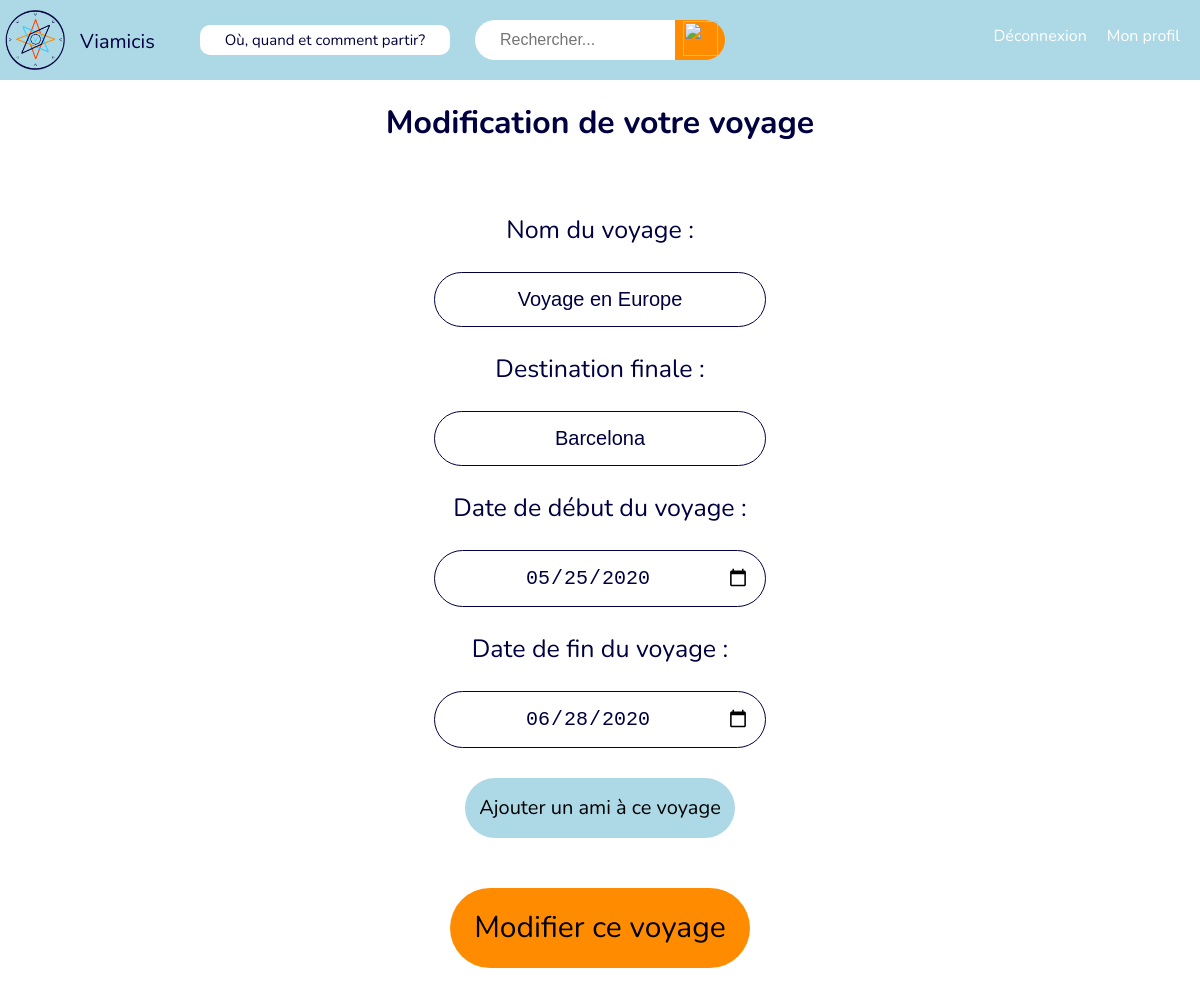
Screenshot of /modifier_voyage.php?trip_id=50 (signed in) with the database file from the repository.
### tables this page shows
CREATE TABLE `trips` (
  `trip_id` int(11) NOT NULL,
  `trip_name` varchar(256) NOT NULL,
  `date_beginning` date DEFAULT NULL,
  `date_end` date DEFAULT NULL,
  `location` varchar(256) DEFAULT NULL,
  `creator_id` int(11) NOT NULL
);

### bd/web_voyageDB.php (called while the page is built, shortened)
<?php
class web_voyageDB {
    private $host    = 'localhost';
    private $name    = 'web_voyage';
    private $user    = 'root';
    private $pass    = '';
    private $connexion;
    function __construct($host = null, $name = null, $user = null, $pass = null){
        try{
            $this->connexion = new PDO('mysql:host=' . $this->host . ';dbname=' . $this->name,
                $this->user, $this->pass, array(PDO::MYSQL_ATTR_INIT_COMMAND =>'SET NAMES UTF8',
                PDO::ATTR_ERRMODE => PDO::ERRMODE_WARNING));
        }catch (PDOException $e){
            echo 'Erreur : Impossible de se connecter a la BDD !';
            die();
        }
    }
    public function query($sql, $data = array()){
        $req = $this->connexion->prepare($sql);
        $req->execute($data);
        return $req;
    }
}
$DB = new web_voyageDB();
?>

### modifier_voyage.php (the view, shortened to what this page needs)
  <?php
  include('bd/web_voyageDB.php');
  if (isset($_GET['trip_id'])) {
    $trip = $DB->query("SELECT * FROM trips WHERE trip_id = $_SESSION[trip_id]");
    $trip = $trip->fetch();
  }
  ?>
<!DOCTYPE html>
<html lang="fr">
<head>
  <link type="text/css" rel="stylesheet" href="style.css">
</head>
<body>
  <div id="barre">
    <a id="nom_site" href="accueil.html">
      <img id="logo" src="images/logo web2.png" />
      <gf-specimen-header id="header"> Viamicis </gf-specimen-header>
    </a>
    <div id="dropdown">
      <button id="boutonmenuprincipal">Où, quand et comment partir?</button>
    </div>
    <div id="box">
      <form action="recherche.php" method="GET">
        <input id="texte_recherche" type="search" name="recherche" placeholder="Rechercher...">
        <button type="submit" id="bouton_recherche">
          <img id="icone_recherche" src="https://img.icons8.com/dotty/80/000000/search.png" />
        </button>
      </form>
    </div>
    <p id="profil"><a href="profil.php">Mon profil</a></p>
    <p id="deconnexion"> <a href="deconnexion.php">Déconnexion</a></p>
  </div>
  <?php
  if (empty($confirmation)) {
  ?>
    <div id="encart_choix_etape">
      <h1>Modification de votre voyage</h1>
      <br>
      <form method="GET" action="modifier_voyage.php?trip_id=<?= $trip['trip_id'] ?>">
        <p class="p_choix_etape"> Nom du voyage :</p>
        <input class="input_choix_etape" name="nom_voyage" type="text" placeholder="nom du voyage" value="<?= $trip['trip_name'] ?>" required>
        <p class="p_choix_etape"> Destination finale :</p>
        <input class="input_choix_etape" name="destination_finale" type="text" placeholder="nom du voyage" value="<?= $trip['location'] ?>">
        <p class="p_choix_etape">Date de début du voyage :</p>
        <input class="input_choix_etape" name="date_d" type="date" value="<?= $trip['date_beginning'] ?>" required>
        <p class="p_choix_etape">Date de fin du voyage : </p>
        <input class="input_choix_etape" name="date_f" type="date" value="<?= $trip['date_end'] ?>" required>
        <br>
        <div class="button_ajouter_voyage">
          <a href="">
            Ajouter un ami à ce voyage
          </a>
        </div>
        <br>
        <button type="submit" name="creation_voyage" class="button_ajouter_voyage" id="button_crea_voyage">Modifier ce voyage</button>
      </form>
    <?php
  }
    ?>
</body>
</html>

### style.css (style rules this page uses)
body { font-family: 'Nunito', Arial, sans-serif; margin : 0; font-size : 16px; color : rgb(0, 0, 64); min-width: 520px; }
#barre { position: -webkit-sticky; position: sticky; top : 0; left : 0; right : 0; width : 100%; height : 80px; background-color: lightblue; }
#barre #logo { position : absolute; height: 60px; width : 60px; left : 5px; top : 10px; }
#barre #header { position : absolute; height: 20px; width : 50px; left : 80px; top : 27.5px; font-size : 20px; text-decoration: none; color : rgb(0,0,64); }
#dropdown { position: absolute; float: left; margin-left: 150px; margin-top: 25px; display: inline-block; }
#boutonmenuprincipal { position: absolute; margin-left: 50px; background-color: white; color: rgb(0, 0, 64); border: none; cursor: pointer; padding:5px; top:120px 0px; font-size: 15px; font-family: 'Nunito', Arial, sans-serif; border-radius: 10px; width: 250px; }
#box { color : rgb(0, 0, 64); position : absolute; top : 45px; left : 50%; width : 250px; height : 50px; transform : translate(-50%,-50%); }
#texte_recherche { position : relative; display : inline-block; font-size : 16px; box-sizing: border-box; transition : 0.3s; }
#texte_recherche[type="search"] { width : 200px; height : 40px; border : none ; outline : none; padding : 0 25px; border-radius : 25px 0 0 25px; }
#bouton_recherche { width : 50px; height: 40px; top : 50px; padding : 0; margin : 0; border-radius : 0 25px 25px 0; border : none; background-color: rgb(255,140,0); float : right; }
#icone_recherche { width : 35px; height: 35px; transition : 0.3s; }
#profil { float: right; margin-right: 20px; margin-top: 25px; text-decoration: none; }
#profil a, #deconnexion a { text-decoration: none; color: white; }
#deconnexion { float: right; margin-right: 20px; margin-top: 25px; color : white; text-decoration: none; }
#espace_user_voyage, #encart_choix_etape { width: 90%; margin-right : auto; margin-left : auto; }
#encart_choix_etape { text-align: center; padding-bottom: 30px; }
.p_choix_etape { font-size: 25px; color : rgb(0, 0, 64); }
.input_choix_etape { font-size : 20px; border : 1px solid rgb(0, 0, 64); border-radius : 45px; width: 300px; padding : 15px; color : rgb(0, 0, 64); text-align: center; }
.button_ajouter_voyage { margin : auto; margin-top: 30px; display: inline-block; padding : 10px; width: 250px; border-radius: 45px; background-color: lightblue; transition : 0.3s; border : none; line-height:40px; font-size: 20px; }
#button_crea_voyage { font-family: 'Nunito'; font-size : 30px; width : 300px; margin-top: 50px; padding : 20px; background-color: rgb(255,140,0); }
a { text-decoration : none; color : black; }

### rows the page displays
trips: nom_voyage "Voyage en Europe", destination_finale "Barcelona", date_d "05/25/2020", date_f "06/28/2020"
